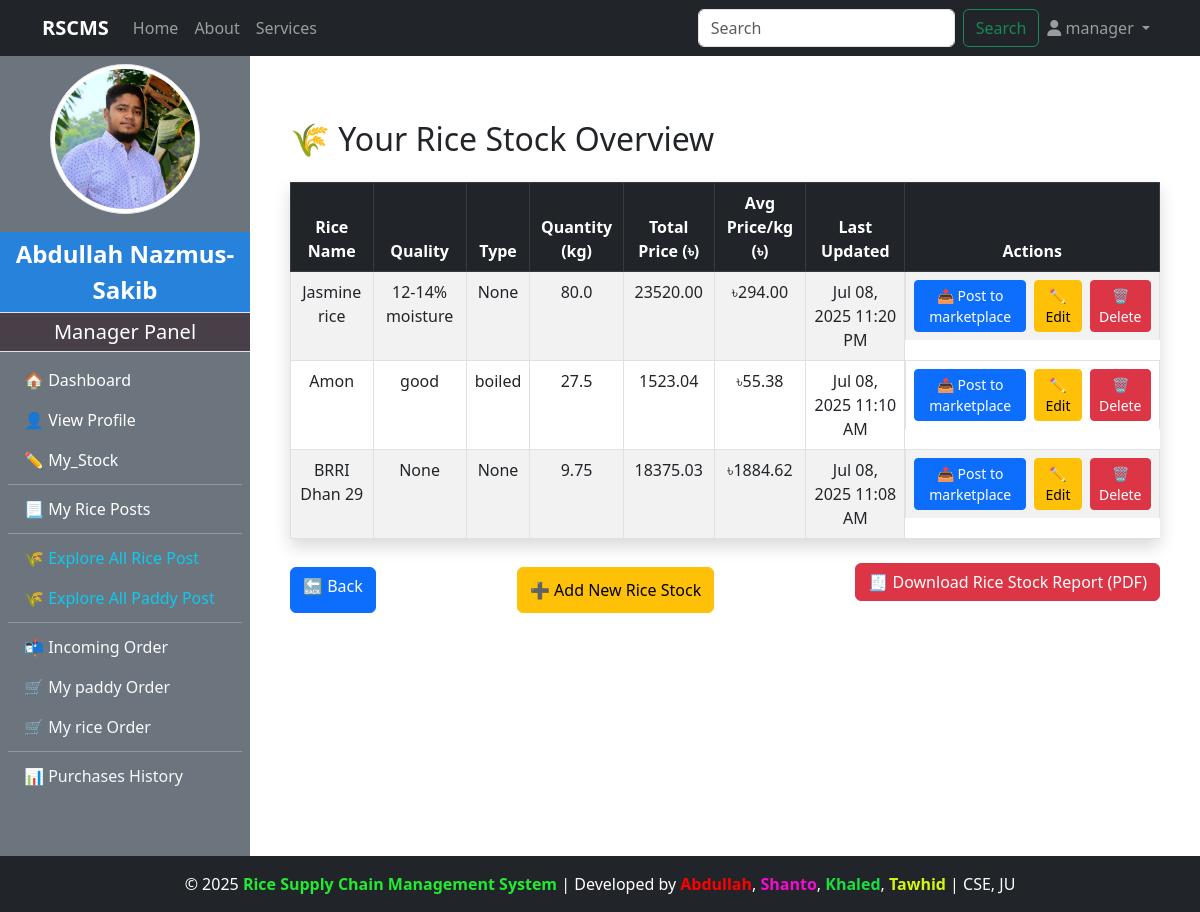
The page /manager/rice_stock_report/ (signed in) on the database as committed earlier.
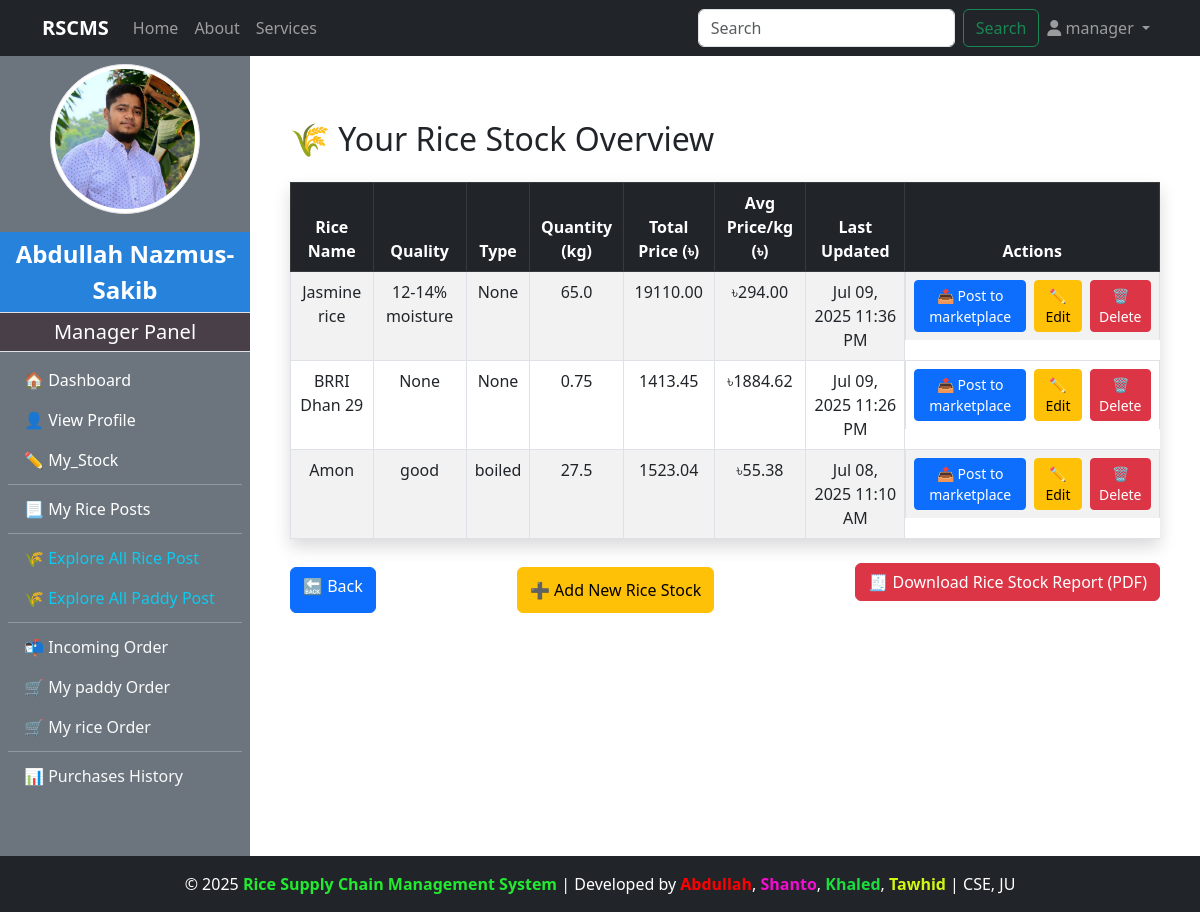
The same page on the database as committed later.
### manager/models.py (models this page shows, shortened)
class RiceStock(models.Model):
    manager = models.ForeignKey(
        CustomUser,
        on_delete=models.CASCADE,
        limit_choices_to={'role': 'manager'},
        related_name='rice_stock'
    )
    rice_name = models.CharField(max_length=100)
    quality = models.CharField(max_length=100, blank=True, null=True)
    rice_type = models.CharField(max_length=100, blank=True, null=True)
    stock_quantity = models.FloatField(help_text='In kg')
    total_price = models.DecimalField(
        max_digits=10,
        decimal_places=2,
        default=0,
        help_text="Total value of current stock"
    )
    average_price_per_kg = models.DecimalField(
        max_digits=6,
        decimal_places=2,
        default=0.00
    )
    description = models.TextField(blank=True, null=True)
    is_active = models.BooleanField(default=True)
    created_at = models.DateTimeField(auto_now_add=True)
    updated_at = models.DateTimeField(auto_now=True)
    class Meta:
        verbose_name = "Rice Stock"
        verbose_name_plural = "Rice Stocks"

### manager/views.py (the view)
# urls.py: path("rice_stock_report/",views.rice_stock_report,name="rice_stock_report"),
def rice_stock_report(request):
    rice_stocks = RiceStock.objects.filter(manager=request.user).order_by('-updated_at')
    context = {
        'rice_stocks':rice_stocks,
    }
    return render(request, "manager/stock/rice_stock_report.html",context)

### admin_panel/context_processors.py (called while the page is built)
def admin_profile(request):
    if request.user.is_authenticated:
        try:
            admin = AdminProfile.objects.get(user=request.user)
            return {'admin': admin}
        except AdminProfile.DoesNotExist:
            return {}
    return {}

### customer/context_processors.py (called while the page is built)
def customer_profile(request):
    if request.user.is_authenticated:
        try:
            customer = CustomerProfile.objects.get(user=request.user)
            return {'customer': customer}
        except CustomerProfile.DoesNotExist:
            return {}
    return {}

### manager/context_processors.py (called while the page is built)
def manager_profile(request):
    if request.user.is_authenticated:
        try:
            manager = ManagerProfile.objects.get(user=request.user)
            return {'manager': manager}
        except ManagerProfile.DoesNotExist:
            return {}
    return {}

### manager/templates/manager/stock/rice_stock_report.html (shortened to what this page needs)
{% extends "base.html" %}
{% block content %}
<div class="container mt-5">
    <h2 class="mb-4">🌾 Your Rice Stock Overview</h2>
    {% if rice_stocks %}
        <table class="table table-bordered table-hover table-striped shadow">
            <thead class="table-dark text-center">
                <tr>
                    <th>Rice Name</th>
                    <th>Quality</th>
                    <th>Type</th>
                    <th>Quantity (kg)</th>
                    <th>Total Price (৳)</th>
                    <th>Avg Price/kg (৳)</th>
                    <th>Last Updated</th>
                    <th>Actions</th>
                </tr>
            </thead>
            <tbody class="text-center">
                {% for stock in rice_stocks %}
                <tr>
                    <td>{{ stock.rice_name }}</td>
                    <td>{{ stock.quality }}</td>
                    <td>{{ stock.rice_type }}</td>
                    <td>{{ stock.stock_quantity }}</td>
                    <td>{{ stock.total_price }}</td>
                    <td>৳{{ stock.average_price_per_kg }}</td>
                    <td>{{ stock.updated_at|date:"M d, Y h:i A" }}</td>
                    <td class="d-flex justify-content-center gap-2">
                        <form action="{% url 'create_rice_post' stock.id %}" method="get">
                            <button type="submit" class="btn btn-sm btn-primary">📤 Post to marketplace</button>
                        </form>
                        <button class="btn btn-sm btn-warning" data-bs-toggle="modal" data-bs-target="#editModal{{ stock.id }}">
                            ✏️ Edit
                        </button>
                        <button class="btn btn-sm btn-danger" data-bs-toggle="modal" data-bs-target="#deleteModal{{ stock.id }}">
                            🗑️ Delete
                        </button>
                    </td>
                </tr>
                {% endfor %}
            </tbody>
        </table>
    {% else %}
        <div class="alert alert-warning">No rice stock available.</div>
    {% endif %}
    <div class="mt-4 d-flex justify-content-between">
        <a href="{% url 'manager_stock_management' %}" class="btn btn-primary my-1">🔙 Back</a>
        <button class="btn btn-warning my-1" data-bs-toggle="modal" data-bs-target="#addRiceModal">
            ➕ Add New Rice Stock
        </button>
        <form action="{% url 'download_rice_stock_report' %}" method="get" class="mb-3">
            <button type="submit" class="btn btn-danger">
                🧾 Download Rice Stock Report (PDF)
            </button>
        </form>
    </div>
</div>
{% endblock %}

Rows that differ between the two databases and show on the page:
changed RiceStock "Jasmine rice": stock_quantity "80.0" → "65.0"; total_price "23520.00" → "19110.00"; updated_at "Jul 08, 2025 11:20 PM" → "Jul 09, 2025 11:36 PM"
changed RiceStock "BRRI Dhan 29": stock_quantity "9.75" → "0.75"; total_price "18375.03" → "1413.45"; updated_at "Jul 08, 2025 11:08 AM" → "Jul 09, 2025 11:26 PM"; moves up the list
